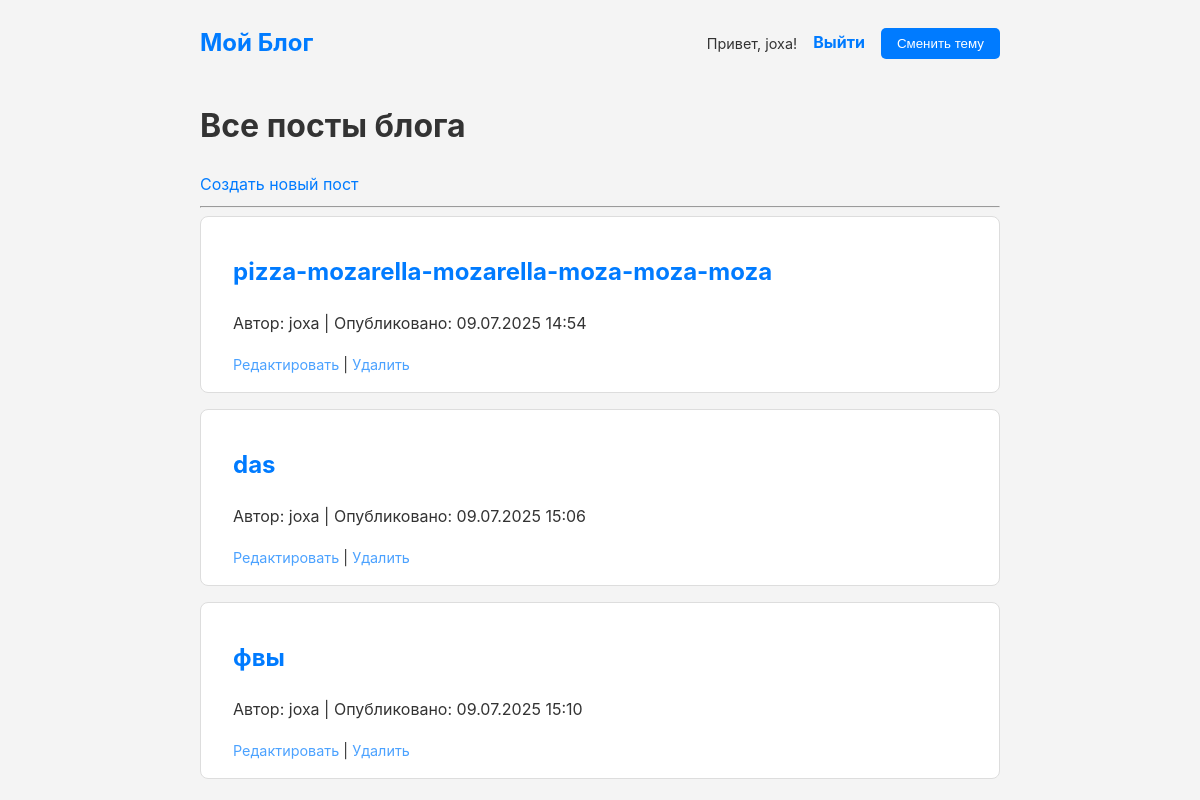
The page /posts/ (signed in) on the database its author committed.
### blug/models.py (models this page shows, shortened)
class BlogPost(models.Model):
    title = models.CharField(max_length=200)
    content = models.TextField()
    created_at = models.DateTimeField(auto_now_add=True)
    author = models.ForeignKey(User, on_delete=models.CASCADE, related_name='blog_posts')
    def get_absolute_url(self):
        return reverse('blog_detail', kwargs={'pk': self.pk})

### blug/views.py (the view)
# urls.py: path('posts/', BlogPostListView.as_view(), name='blog_list'),
class BlogPostListView(LoginRequiredMixin, ListView):
    model = BlogPost
    template_name = 'blog_list.html'
    context_object_name = 'posts'

### blug/templates/blog_list.html (shortened to what this page needs)
{% extends "base.html" %}
{% block content %}
    <h1>Все посты блога</h1>
    <a href="{% url 'blog_create' %}">Создать новый пост</a>
    <hr>
    {% for post in posts %}
        <article class="post-entry">
            <h2><a href="{{ post.get_absolute_url }}">{{ post.title }}</a></h2>
            <p class="author-info">Автор: {{ post.author }} | Опубликовано: {{ post.created_at|date:"d.m.Y H:i" }}</p>
            {% if post.author == user %}
                <div class="post-controls">
                    <a href="{% url 'blog_update' post.pk %}">Редактировать</a> |
                    <a href="{% url 'blog_delete' post.pk %}">Удалить</a>
                </div>
            {% endif %}
        </article>
    {% endfor %}
{% endblock %}

### blug/templates/base.html (shortened to what this page needs)
<!DOCTYPE html>
{% load static %}
<html lang="ru">
<head>
    <link rel="stylesheet" href="{% static 'blug/css/blog.css' %}">
</head>
<body>
    <div class="container">
        <header class="site-header">
            <a href="{% url 'blog_list' %}" class="site-title">Мой Блог</a>
            <div class="header-controls">
                {% if user.is_authenticated %}
                    <span class="user-greeting">Привет, {{ user.username }}!</span>
                    <form action="{% url 'logout' %}" method="post" style="display: inline; margin: 0;">
                        <button type="submit" class="auth-link link-button">Выйти</button>
                    </form>
                {% else %}
                    <a href="{% url 'login' %}" class="auth-link">Войти</a>
                    <a href="{% url 'register' %}" class="auth-link">Регистрация</a>
                {% endif %}
                <button id="theme-toggle" class="theme-toggle-button">Сменить тему</button>
            </div>
        </header>
        {% block content %}{% endblock %}
    </div>
</body>
</html>

### blug/static/blug/css/blog.css (style rules this page uses)
:root { --background-color: #f4f4f4; --text-color: #333; --card-background: #fff; --card-border: #ddd; --link-color: #007bff; --button-bg: #007bff; --button-text: #fff; }
body { font-family: -apple-system, BlinkMacSystemFont, "Segoe UI", Roboto, "Helvetica Neue", Arial, sans-serif; background-color: var(--background-color); color: var(--text-color); line-height: 1.6; transition: background-color 0.3s, color 0.3s; }
.container { max-width: 800px; margin: auto; overflow: auto; padding: 0 2rem; }
a { color: var(--link-color); text-decoration: none; }
.post-entry { background: var(--card-background); padding: 1rem 2rem; border: 1px solid var(--card-border); margin-bottom: 1rem; border-radius: 0.5rem; transition: background-color 0.3s, border-color 0.3s; }
.post-controls { margin-top: 0.5rem; font-size: 0.9rem; }
.post-controls a { opacity: 0.7; }
.site-header { display: flex; justify-content: space-between; align-items: center; padding: 1rem 0; margin-bottom: 1rem; }
.site-title { font-size: 1.5rem; font-weight: bold; }
.header-controls { display: flex; align-items: center; gap: 1rem; }
.user-greeting { font-size: 0.9rem; }
.auth-link { font-size: 0.9rem; font-weight: bold; }
.link-button { background: none; border: none; padding: 0; cursor: pointer; color: var(--link-color); font-family: inherit; font-size: inherit; vertical-align: baseline; text-decoration: none; }
.theme-toggle-button { background-color: var(--button-bg); color: var(--button-text); border: none; padding: 0.5rem 1rem; border-radius: 5px; cursor: pointer; transition: background-color 0.3s; }

### rows shown on the page
BlogPost: title "pizza-mozarella-mozarella-moza-moza-moza", author "joxa", created_at "09.07.2025 14:54", shows "Редактировать"
BlogPost: title "das", author "joxa", created_at "09.07.2025 15:06", shows "Редактировать"
BlogPost: title "фвы", author "joxa", created_at "09.07.2025 15:10", shows "Редактировать"

### other values the page prints
{{ user.username }} "joxa"
